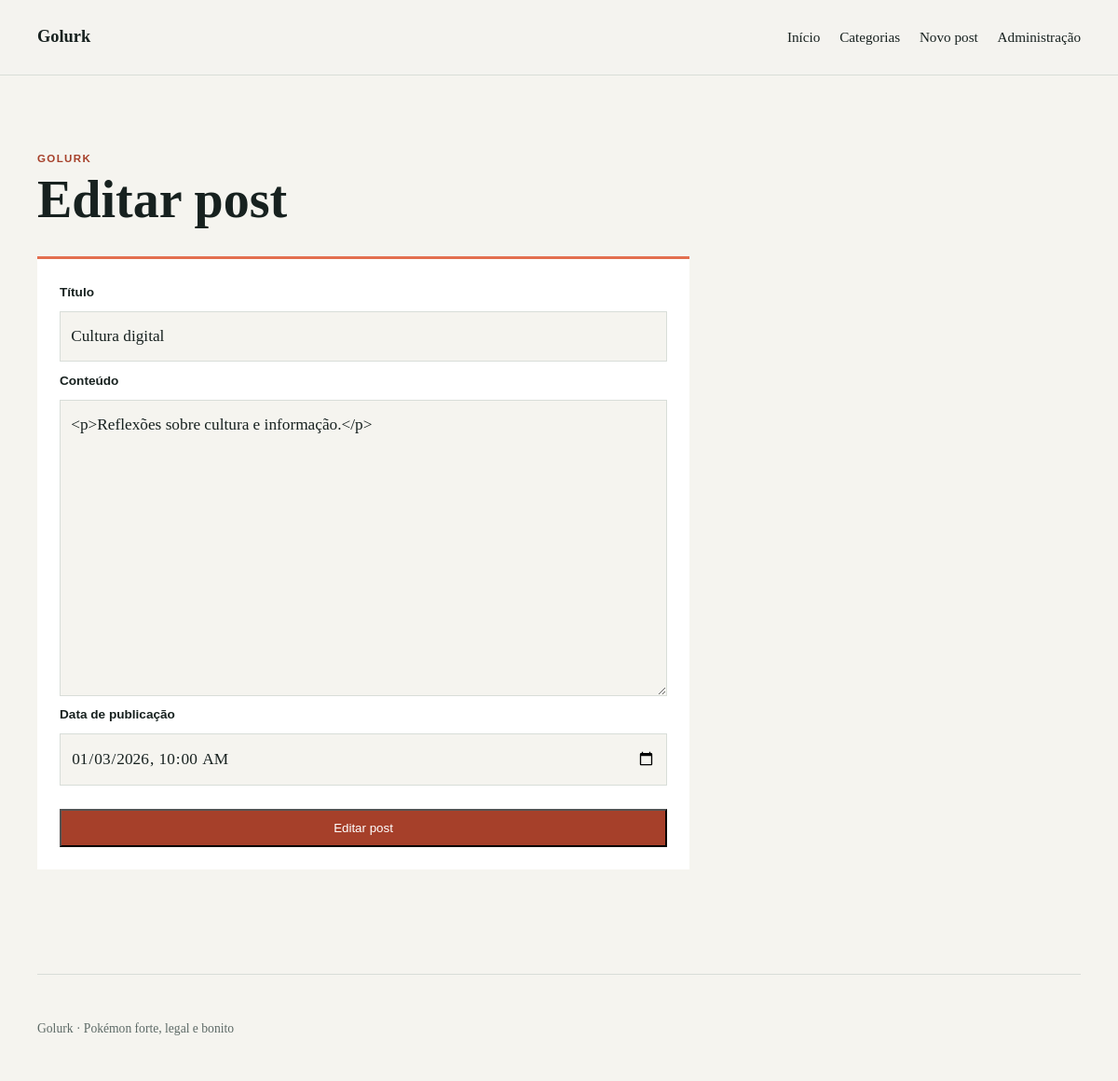
Page /post/3/editar/ on the earlier database version.
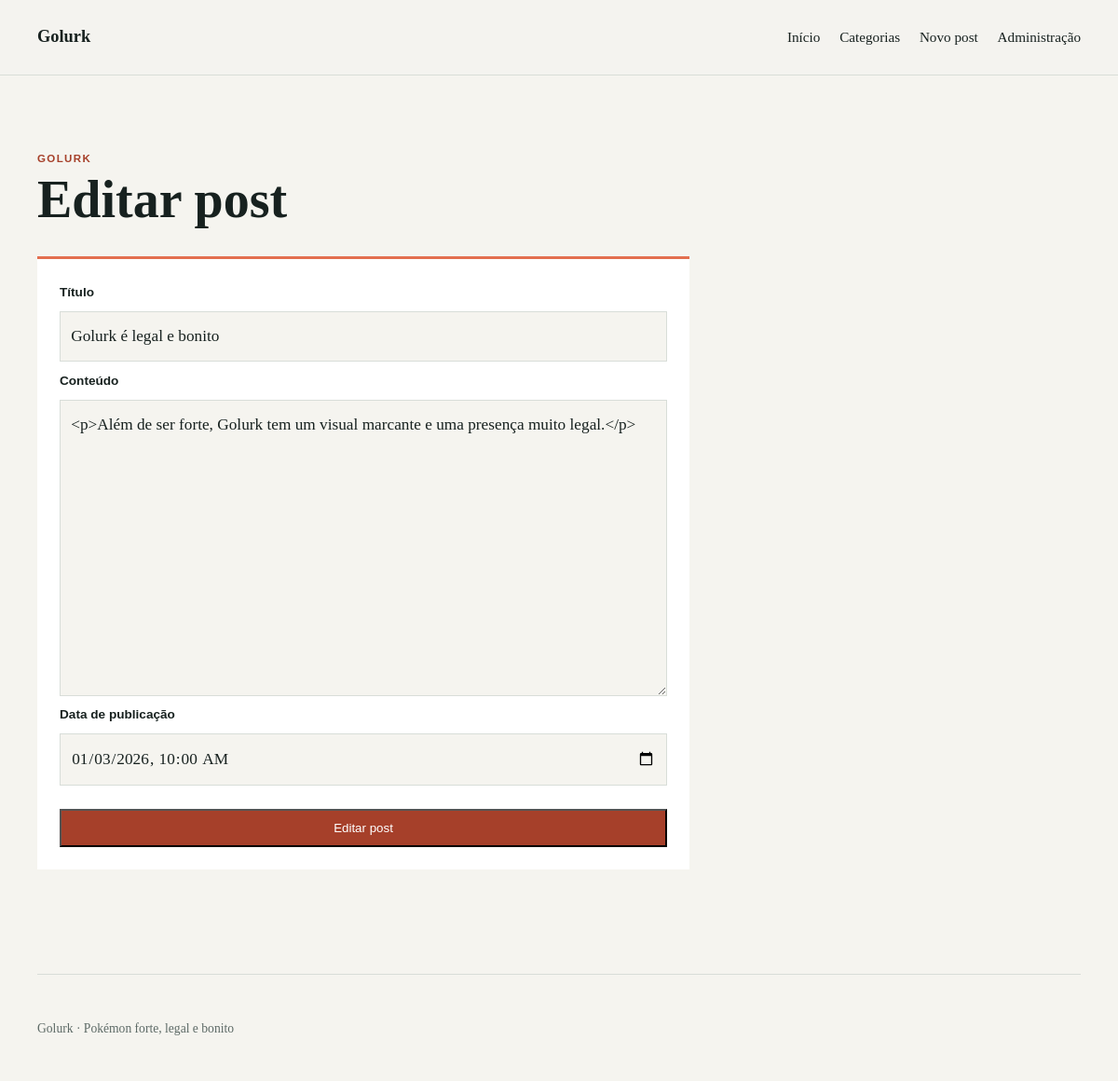
Same page on the later database version.
### blog/models.py (models this page shows, shortened)
class Post(models.Model):
    title = models.CharField("título", max_length=200)
    content = models.TextField("conteúdo")
    published_at = models.DateTimeField("data de publicação")
    categories = models.ManyToManyField("Category", related_name="posts", blank=True)
    class Meta:
        ordering = ["-published_at"]
        verbose_name = "post"
        verbose_name_plural = "posts"

### blog/views.py (the view, shortened to what this page needs)
# urls.py: path("post/<int:pk>/editar/", views.PostUpdateView.as_view(), name="post_update"),
class PostUpdateView(UpdateView):
    model = Post
    form_class = PostForm
    context_object_name = "post"
    template_name = "blog/post_form.html"
    extra_context = {"action": "Editar"}

### blog/forms.py
class PostForm(forms.ModelForm):
    class Meta:
        model = Post
        fields = ["title", "content", "published_at"]
        widgets = {
            "published_at": forms.DateTimeInput(
                format="%Y-%m-%dT%H:%M", attrs={"type": "datetime-local"}
            ),
        }
    def __init__(self, *args, **kwargs):
        super().__init__(*args, **kwargs)
        self.fields["published_at"].input_formats = ["%Y-%m-%dT%H:%M"]

### templates/blog/post_form.html (shortened to what this page needs)
{% extends "base.html" %}
{% block content %}
<section class="page-content">
    <p class="eyebrow">Golurk</p>
    <h1>{{ action }} post</h1>
    <form method="post" class="form-card">
        {% for field in form %}
            <label for="{{ field.id_for_label }}">{{ field.label }}</label>
            {{ field }}
        {% endfor %}
        <button class="button" type="submit">{{ action }} post</button>
    </form>
</section>
{% endblock %}

Differences in the rows shown:
changed Post: title "Cultura digital" → "Golurk é legal e bonito"; content "<p>Reflexões sobre cultura e informação.</p>" → "<p>Além de ser forte, Golurk tem um visual marcante e uma presença muito legal.</p>"
